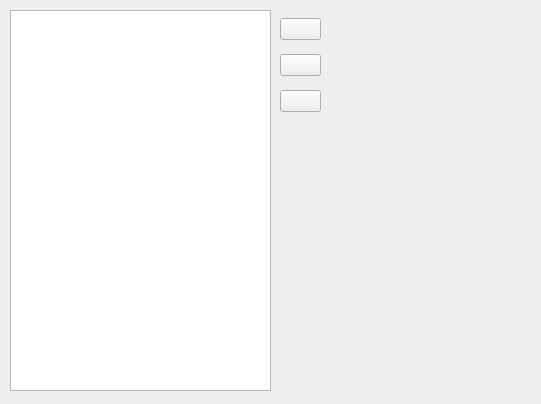
<?xml version="1.0" encoding="UTF-8"?>
<ui version="4.0">
 <class>RegistrationWidget</class>
 <widget class="QWidget" name="RegistrationWidget">
  <property name="geometry">
   <rect>
    <x>0</x>
    <y>0</y>
    <width>541</width>
    <height>404</height>
   </rect>
  </property>
  <property name="windowTitle">
   <string>Form</string>
  </property>
  <widget class="QTableView" name="teamView">
   <property name="geometry">
    <rect>
     <x>10</x>
     <y>10</y>
     <width>261</width>
     <height>381</height>
    </rect>
   </property>
  </widget>
  <widget class="QWidget" name="verticalLayoutWidget">
   <property name="geometry">
    <rect>
     <x>280</x>
     <y>10</y>
     <width>41</width>
     <height>113</height>
    </rect>
   </property>
   <layout class="QVBoxLayout" name="verticalLayout">
    <item>
     <widget class="QPushButton" name="addTeamButton">
      <property name="text">
       <string/>
      </property>
      <property name="icon">
       <iconset resource="resource.qrc">
        <normaloff>:/icons/icons/add.png</normaloff>:/icons/icons/add.png</iconset>
      </property>
     </widget>
    </item>
    <item>
     <widget class="QPushButton" name="deleteTeamButton">
      <property name="text">
       <string/>
      </property>
      <property name="icon">
       <iconset resource="resource.qrc">
        <normaloff>:/icons/icons/delete.png</normaloff>:/icons/icons/delete.png</iconset>
      </property>
     </widget>
    </item>
    <item>
     <widget class="QPushButton" name="editTeamButton">
      <property name="text">
       <string/>
      </property>
      <property name="icon">
       <iconset resource="resource.qrc">
        <normaloff>:/icons/icons/edit.png</normaloff>:/icons/icons/edit.png</iconset>
      </property>
     </widget>
    </item>
   </layout>
  </widget>
 </widget>
 <resources>
  <include location="resource.qrc"/>
 </resources>
 <connections/>
</ui>
